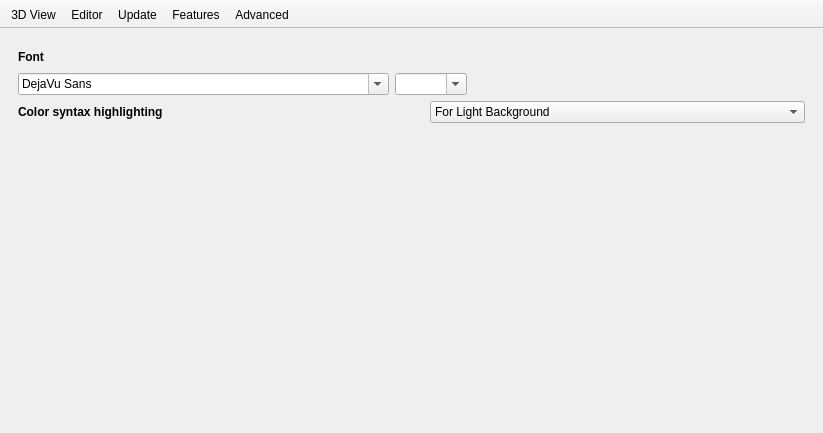
<?xml version="1.0" encoding="UTF-8"?>
<ui version="4.0">
 <class>Preferences</class>
 <widget class="QMainWindow" name="Preferences">
  <property name="geometry">
   <rect>
    <x>0</x>
    <y>0</y>
    <width>823</width>
    <height>433</height>
   </rect>
  </property>
  <property name="sizePolicy">
   <sizepolicy hsizetype="Preferred" vsizetype="Preferred">
    <horstretch>0</horstretch>
    <verstretch>0</verstretch>
   </sizepolicy>
  </property>
  <property name="windowTitle">
   <string>Preferences</string>
  </property>
  <property name="unifiedTitleAndToolBarOnMac">
   <bool>true</bool>
  </property>
  <widget class="QWidget" name="centralwidget">
   <layout class="QVBoxLayout" name="verticalLayout">
    <item>
     <widget class="QStackedWidget" name="stackedWidget">
      <property name="currentIndex">
       <number>1</number>
      </property>
      <widget class="QWidget" name="page3DView">
       <layout class="QVBoxLayout" name="verticalLayout_4">
        <item>
         <layout class="QHBoxLayout" name="horizontalLayout" stretch="1,3">
          <item>
           <layout class="QVBoxLayout" name="verticalLayout_2">
            <item>
             <widget class="QLabel" name="label">
              <property name="text">
               <string>Color scheme:</string>
              </property>
             </widget>
            </item>
            <item>
             <widget class="QListWidget" name="colorSchemeChooser">
              <property name="alternatingRowColors">
               <bool>false</bool>
              </property>
              <property name="currentRow">
               <number>0</number>
              </property>
              <item>
               <property name="text">
                <string>Cornfield</string>
               </property>
              </item>
              <item>
               <property name="text">
                <string>Metallic</string>
               </property>
              </item>
              <item>
               <property name="text">
                <string>Sunset</string>
               </property>
              </item>
             </widget>
            </item>
           </layout>
          </item>
          <item>
           <spacer name="horizontalSpacer">
            <property name="orientation">
             <enum>Qt::Horizontal</enum>
            </property>
            <property name="sizeHint" stdset="0">
             <size>
              <width>40</width>
              <height>20</height>
             </size>
            </property>
           </spacer>
          </item>
         </layout>
        </item>
        <item>
         <spacer name="verticalSpacer">
          <property name="orientation">
           <enum>Qt::Vertical</enum>
          </property>
          <property name="sizeHint" stdset="0">
           <size>
            <width>20</width>
            <height>645</height>
           </size>
          </property>
         </spacer>
        </item>
       </layout>
      </widget>
      <widget class="QWidget" name="pageEditor">
       <layout class="QVBoxLayout" name="verticalLayout_5">
        <item>
         <layout class="QGridLayout" name="gridLayout">
          <item row="0" column="0">
           <widget class="QLabel" name="label_3">
            <property name="font">
             <font>
              <weight>75</weight>
              <bold>true</bold>
             </font>
            </property>
            <property name="text">
             <string>Font</string>
            </property>
            <property name="scaledContents">
             <bool>false</bool>
            </property>
           </widget>
          </item>
          <item row="0" column="1">
           <spacer name="horizontalSpacer_4">
            <property name="orientation">
             <enum>Qt::Horizontal</enum>
            </property>
            <property name="sizeHint" stdset="0">
             <size>
              <width>40</width>
              <height>20</height>
             </size>
            </property>
           </spacer>
          </item>
          <item row="1" column="0" colspan="2">
           <widget class="QFontComboBox" name="fontChooser">
            <property name="currentFont">
             <font>
              <family>DejaVu Sans</family>
              <pointsize>12</pointsize>
             </font>
            </property>
           </widget>
          </item>
          <item row="1" column="2">
           <widget class="QComboBox" name="fontSize">
            <property name="editable">
             <bool>true</bool>
            </property>
           </widget>
          </item>
          <item row="1" column="3">
           <spacer name="horizontalSpacer_5">
            <property name="orientation">
             <enum>Qt::Horizontal</enum>
            </property>
            <property name="sizeHint" stdset="0">
             <size>
              <width>40</width>
              <height>20</height>
             </size>
            </property>
           </spacer>
          </item>
         </layout>
        </item>
        <item>
         <layout class="QHBoxLayout" name="horizontalLayout_5">
          <property name="bottomMargin">
           <number>0</number>
          </property>
          <item>
           <widget class="QLabel" name="label_syntax_highlight">
            <property name="font">
             <font>
              <weight>75</weight>
              <bold>true</bold>
             </font>
            </property>
            <property name="text">
             <string>Color syntax highlighting</string>
            </property>
           </widget>
          </item>
          <item>
           <spacer name="horizontalSpacer_3">
            <property name="orientation">
             <enum>Qt::Horizontal</enum>
            </property>
            <property name="sizeType">
             <enum>QSizePolicy::Maximum</enum>
            </property>
            <property name="sizeHint" stdset="0">
             <size>
              <width>30</width>
              <height>20</height>
             </size>
            </property>
           </spacer>
          </item>
          <item>
           <widget class="QComboBox" name="syntaxHighlight">
            <item>
             <property name="text">
              <string>For Light Background</string>
             </property>
            </item>
            <item>
             <property name="text">
              <string>For Dark Background</string>
             </property>
            </item>
            <item>
             <property name="text">
              <string>Off</string>
             </property>
            </item>
           </widget>
          </item>
         </layout>
        </item>
        <item>
         <spacer name="verticalSpacer_4">
          <property name="orientation">
           <enum>Qt::Vertical</enum>
          </property>
          <property name="sizeHint" stdset="0">
           <size>
            <width>20</width>
            <height>77</height>
           </size>
          </property>
         </spacer>
        </item>
       </layout>
      </widget>
      <widget class="QWidget" name="pageUpdate">
       <layout class="QVBoxLayout" name="verticalLayout_16">
        <item>
         <layout class="QHBoxLayout" name="horizontalLayout_9">
          <item>
           <layout class="QVBoxLayout" name="verticalLayout_8">
            <item>
             <widget class="QCheckBox" name="updateCheckBox">
              <property name="text">
               <string>Automatically check for updates</string>
              </property>
              <property name="checked">
               <bool>true</bool>
              </property>
             </widget>
            </item>
            <item>
             <widget class="QCheckBox" name="snapshotCheckBox">
              <property name="text">
               <string>Include development snapshots</string>
              </property>
             </widget>
            </item>
           </layout>
          </item>
          <item>
           <spacer name="horizontalSpacer_2">
            <property name="orientation">
             <enum>Qt::Horizontal</enum>
            </property>
            <property name="sizeHint" stdset="0">
             <size>
              <width>40</width>
              <height>20</height>
             </size>
            </property>
           </spacer>
          </item>
         </layout>
        </item>
        <item>
         <layout class="QVBoxLayout" name="verticalLayout_7">
          <property name="spacing">
           <number>0</number>
          </property>
          <item>
           <layout class="QHBoxLayout" name="horizontalLayout_11">
            <item>
             <spacer name="horizontalSpacer_10">
              <property name="orientation">
               <enum>Qt::Horizontal</enum>
              </property>
              <property name="sizeHint" stdset="0">
               <size>
                <width>40</width>
                <height>20</height>
               </size>
              </property>
             </spacer>
            </item>
            <item>
             <widget class="QPushButton" name="checkNowButton">
              <property name="text">
               <string>Check Now</string>
              </property>
             </widget>
            </item>
            <item>
             <spacer name="horizontalSpacer_9">
              <property name="orientation">
               <enum>Qt::Horizontal</enum>
              </property>
              <property name="sizeHint" stdset="0">
               <size>
                <width>40</width>
                <height>20</height>
               </size>
              </property>
             </spacer>
            </item>
           </layout>
          </item>
          <item>
           <layout class="QHBoxLayout" name="horizontalLayout_10">
            <item>
             <spacer name="horizontalSpacer_11">
              <property name="orientation">
               <enum>Qt::Horizontal</enum>
              </property>
              <property name="sizeHint" stdset="0">
               <size>
                <width>40</width>
                <height>20</height>
               </size>
              </property>
             </spacer>
            </item>
            <item>
             <widget class="QLabel" name="lastCheckedLabel">
              <property name="enabled">
               <bool>false</bool>
              </property>
              <property name="font">
               <font>
                <pointsize>11</pointsize>
               </font>
              </property>
              <property name="text">
               <string>Last checked: </string>
              </property>
             </widget>
            </item>
            <item>
             <spacer name="horizontalSpacer_12">
              <property name="orientation">
               <enum>Qt::Horizontal</enum>
              </property>
              <property name="sizeHint" stdset="0">
               <size>
                <width>40</width>
                <height>20</height>
               </size>
              </property>
             </spacer>
            </item>
           </layout>
          </item>
         </layout>
        </item>
        <item>
         <spacer name="verticalSpacer_7">
          <property name="orientation">
           <enum>Qt::Vertical</enum>
          </property>
          <property name="sizeHint" stdset="0">
           <size>
            <width>20</width>
            <height>89</height>
           </size>
          </property>
         </spacer>
        </item>
       </layout>
      </widget>
      <widget class="QWidget" name="pageFeatures">
       <layout class="QGridLayout" name="gridLayout_2">
        <property name="margin">
         <number>0</number>
        </property>
        <item row="0" column="0">
         <layout class="QVBoxLayout" name="verticalLayout_9">
          <item>
           <widget class="QLabel" name="label_9">
            <property name="font">
             <font>
              <weight>75</weight>
              <bold>true</bold>
             </font>
            </property>
            <property name="text">
             <string>Features</string>
            </property>
           </widget>
          </item>
          <item>
           <widget class="QScrollArea" name="scrollArea">
            <property name="frameShape">
             <enum>QFrame::NoFrame</enum>
            </property>
            <property name="frameShadow">
             <enum>QFrame::Plain</enum>
            </property>
            <property name="horizontalScrollBarPolicy">
             <enum>Qt::ScrollBarAlwaysOff</enum>
            </property>
            <property name="widgetResizable">
             <bool>true</bool>
            </property>
            <widget class="QWidget" name="scrollAreaWidgetContents">
             <property name="geometry">
              <rect>
               <x>0</x>
               <y>0</y>
               <width>98</width>
               <height>36</height>
              </rect>
             </property>
             <layout class="QVBoxLayout" name="verticalLayout_10">
              <item>
               <layout class="QGridLayout" name="gridLayoutExperimentalFeatures" rowminimumheight="0">
                <property name="spacing">
                 <number>8</number>
                </property>
               </layout>
              </item>
              <item>
               <spacer name="verticalSpacer_3">
                <property name="orientation">
                 <enum>Qt::Vertical</enum>
                </property>
                <property name="sizeHint" stdset="0">
                 <size>
                  <width>20</width>
                  <height>282</height>
                 </size>
                </property>
               </spacer>
              </item>
             </layout>
            </widget>
           </widget>
          </item>
         </layout>
        </item>
       </layout>
      </widget>
      <widget class="QWidget" name="pageAdvanced">
       <layout class="QVBoxLayout" name="verticalLayout_3">
        <item>
         <widget class="QGroupBox" name="groupBox">
          <property name="title">
           <string>OpenCSG</string>
          </property>
          <layout class="QVBoxLayout" name="verticalLayout_6">
           <item>
            <widget class="QCheckBox" name="openCSGWarningBox">
             <property name="text">
              <string>Show capability warning</string>
             </property>
             <property name="checked">
              <bool>true</bool>
             </property>
            </widget>
           </item>
           <item>
            <widget class="QCheckBox" name="enableOpenCSGBox">
             <property name="text">
              <string>Enable for OpenGL 1.x</string>
             </property>
            </widget>
           </item>
           <item>
            <layout class="QHBoxLayout" name="horizontalLayout_4">
             <item>
              <widget class="QLabel" name="label_7">
               <property name="text">
                <string>Turn off rendering at </string>
               </property>
              </widget>
             </item>
             <item>
              <widget class="QLineEdit" name="opencsgLimitEdit"/>
             </item>
             <item>
              <widget class="QLabel" name="label_8">
               <property name="text">
                <string>elements</string>
               </property>
              </widget>
             </item>
            </layout>
           </item>
           <item>
            <widget class="QCheckBox" name="forceGoldfeatherBox">
             <property name="text">
              <string>Force Goldfeather</string>
             </property>
            </widget>
           </item>
          </layout>
         </widget>
        </item>
        <item>
         <layout class="QHBoxLayout" name="horizontalLayout_2">
          <item>
           <widget class="QLabel" name="label_4">
            <property name="text">
             <string>CGAL Cache size</string>
            </property>
           </widget>
          </item>
          <item>
           <widget class="QLineEdit" name="cgalCacheSizeEdit"/>
          </item>
          <item>
           <widget class="QLabel" name="label_2">
            <property name="text">
             <string>bytes</string>
            </property>
           </widget>
          </item>
         </layout>
        </item>
        <item>
         <layout class="QHBoxLayout" name="horizontalLayout_3">
          <item>
           <widget class="QLabel" name="label_5">
            <property name="text">
             <string>PolySet Cache size</string>
            </property>
           </widget>
          </item>
          <item>
           <widget class="QLineEdit" name="polysetCacheSizeEdit"/>
          </item>
          <item>
           <widget class="QLabel" name="label_6">
            <property name="text">
             <string>bytes</string>
            </property>
           </widget>
          </item>
         </layout>
        </item>
        <item>
         <spacer name="verticalSpacer_2">
          <property name="orientation">
           <enum>Qt::Vertical</enum>
          </property>
          <property name="sizeHint" stdset="0">
           <size>
            <width>20</width>
            <height>11</height>
           </size>
          </property>
         </spacer>
        </item>
       </layout>
      </widget>
     </widget>
    </item>
   </layout>
  </widget>
  <widget class="QToolBar" name="toolBar">
   <property name="windowTitle">
    <string>toolBar</string>
   </property>
   <property name="movable">
    <bool>false</bool>
   </property>
   <property name="allowedAreas">
    <set>Qt::TopToolBarArea</set>
   </property>
   <property name="iconSize">
    <size>
     <width>32</width>
     <height>32</height>
    </size>
   </property>
   <property name="toolButtonStyle">
    <enum>Qt::ToolButtonTextUnderIcon</enum>
   </property>
   <property name="floatable">
    <bool>false</bool>
   </property>
   <attribute name="toolBarArea">
    <enum>TopToolBarArea</enum>
   </attribute>
   <attribute name="toolBarBreak">
    <bool>false</bool>
   </attribute>
   <addaction name="prefsAction3DView"/>
   <addaction name="prefsActionEditor"/>
   <addaction name="prefsActionUpdate"/>
   <addaction name="prefsActionFeatures"/>
   <addaction name="prefsActionAdvanced"/>
  </widget>
  <action name="prefsAction3DView">
   <property name="checkable">
    <bool>true</bool>
   </property>
   <property name="icon">
    <iconset resource="../openscad.qrc">
     <normaloff>:/icons/prefs3DView.png</normaloff>:/icons/prefs3DView.png</iconset>
   </property>
   <property name="text">
    <string>3D View</string>
   </property>
  </action>
  <action name="prefsActionAdvanced">
   <property name="checkable">
    <bool>true</bool>
   </property>
   <property name="icon">
    <iconset resource="../openscad.qrc">
     <normaloff>:/icons/prefsAdvanced.png</normaloff>:/icons/prefsAdvanced.png</iconset>
   </property>
   <property name="text">
    <string>Advanced</string>
   </property>
  </action>
  <action name="prefsActionEditor">
   <property name="checkable">
    <bool>true</bool>
   </property>
   <property name="icon">
    <iconset resource="../openscad.qrc">
     <normaloff>:/icons/prefsEditor.png</normaloff>:/icons/prefsEditor.png</iconset>
   </property>
   <property name="text">
    <string>Editor</string>
   </property>
  </action>
  <action name="prefsActionUpdate">
   <property name="checkable">
    <bool>true</bool>
   </property>
   <property name="icon">
    <iconset resource="../openscad.qrc">
     <normaloff>:/icons/prefsUpdate.png</normaloff>:/icons/prefsUpdate.png</iconset>
   </property>
   <property name="text">
    <string>Update</string>
   </property>
  </action>
  <action name="prefsActionFeatures">
   <property name="checkable">
    <bool>true</bool>
   </property>
   <property name="icon">
    <iconset resource="../openscad.qrc">
     <normaloff>:/icons/prefsFeatures.png</normaloff>:/icons/prefsFeatures.png</iconset>
   </property>
   <property name="text">
    <string>Features</string>
   </property>
   <property name="toolTip">
    <string>Enable/Disable experimental features</string>
   </property>
  </action>
 </widget>
 <resources>
  <include location="../openscad.qrc"/>
 </resources>
 <connections/>
</ui>
